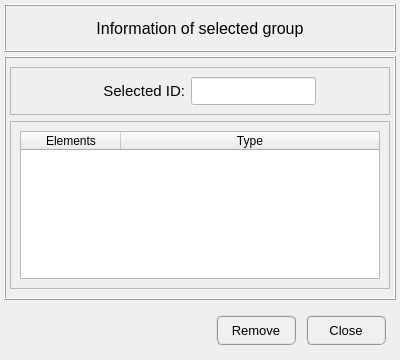
<?xml version="1.0" encoding="UTF-8"?>
<ui version="4.0">
 <class>Dialog</class>
 <widget class="QDialog" name="Dialog">
  <property name="geometry">
   <rect>
    <x>0</x>
    <y>0</y>
    <width>400</width>
    <height>360</height>
   </rect>
  </property>
  <property name="minimumSize">
   <size>
    <width>400</width>
    <height>240</height>
   </size>
  </property>
  <property name="maximumSize">
   <size>
    <width>600</width>
    <height>500</height>
   </size>
  </property>
  <property name="windowTitle">
   <string>Information of selected group</string>
  </property>
  <layout class="QGridLayout" name="gridLayout">
   <property name="leftMargin">
    <number>4</number>
   </property>
   <property name="topMargin">
    <number>4</number>
   </property>
   <property name="rightMargin">
    <number>4</number>
   </property>
   <property name="bottomMargin">
    <number>4</number>
   </property>
   <property name="spacing">
    <number>4</number>
   </property>
   <item row="1" column="0">
    <widget class="QFrame" name="frame_main">
     <property name="minimumSize">
      <size>
       <width>0</width>
       <height>0</height>
      </size>
     </property>
     <property name="maximumSize">
      <size>
       <width>16777215</width>
       <height>16777215</height>
      </size>
     </property>
     <property name="frameShape">
      <enum>QFrame::Box</enum>
     </property>
     <property name="frameShadow">
      <enum>QFrame::Raised</enum>
     </property>
     <layout class="QGridLayout" name="gridLayout_3">
      <property name="leftMargin">
       <number>4</number>
      </property>
      <property name="rightMargin">
       <number>4</number>
      </property>
      <item row="0" column="0">
       <widget class="QFrame" name="frame_selection">
        <property name="frameShape">
         <enum>QFrame::StyledPanel</enum>
        </property>
        <property name="frameShadow">
         <enum>QFrame::Raised</enum>
        </property>
        <layout class="QGridLayout" name="gridLayout_4">
         <item row="0" column="2">
          <widget class="QLineEdit" name="lineEdit_selected_ID">
           <property name="enabled">
            <bool>true</bool>
           </property>
           <property name="minimumSize">
            <size>
             <width>0</width>
             <height>28</height>
            </size>
           </property>
           <property name="maximumSize">
            <size>
             <width>240</width>
             <height>28</height>
            </size>
           </property>
           <property name="font">
            <font>
             <pointsize>10</pointsize>
            </font>
           </property>
           <property name="focusPolicy">
            <enum>Qt::ClickFocus</enum>
           </property>
           <property name="styleSheet">
            <string notr="true">background-color: rgb(255, 255, 255);</string>
           </property>
           <property name="text">
            <string/>
           </property>
           <property name="alignment">
            <set>Qt::AlignCenter</set>
           </property>
          </widget>
         </item>
         <item row="0" column="1">
          <widget class="QLabel" name="label_selected_id">
           <property name="minimumSize">
            <size>
             <width>100</width>
             <height>0</height>
            </size>
           </property>
           <property name="maximumSize">
            <size>
             <width>100</width>
             <height>16777215</height>
            </size>
           </property>
           <property name="font">
            <font>
             <pointsize>11</pointsize>
            </font>
           </property>
           <property name="text">
            <string>Selected ID:</string>
           </property>
           <property name="alignment">
            <set>Qt::AlignRight|Qt::AlignTrailing|Qt::AlignVCenter</set>
           </property>
          </widget>
         </item>
         <item row="0" column="0">
          <spacer name="horizontalSpacer">
           <property name="orientation">
            <enum>Qt::Horizontal</enum>
           </property>
           <property name="sizeHint" stdset="0">
            <size>
             <width>40</width>
             <height>20</height>
            </size>
           </property>
          </spacer>
         </item>
         <item row="0" column="3">
          <spacer name="horizontalSpacer_2">
           <property name="orientation">
            <enum>Qt::Horizontal</enum>
           </property>
           <property name="sizeHint" stdset="0">
            <size>
             <width>40</width>
             <height>20</height>
            </size>
           </property>
          </spacer>
         </item>
        </layout>
       </widget>
      </item>
      <item row="1" column="0">
       <widget class="QFrame" name="frame_treeWidget">
        <property name="frameShape">
         <enum>QFrame::StyledPanel</enum>
        </property>
        <property name="frameShadow">
         <enum>QFrame::Raised</enum>
        </property>
        <layout class="QGridLayout" name="gridLayout_5">
         <item row="0" column="0">
          <widget class="QTreeWidget" name="treeWidget_group_info">
           <property name="minimumSize">
            <size>
             <width>0</width>
             <height>0</height>
            </size>
           </property>
           <property name="maximumSize">
            <size>
             <width>600</width>
             <height>1000</height>
            </size>
           </property>
           <property name="font">
            <font>
             <family>MS Shell Dlg 2</family>
            </font>
           </property>
           <property name="textElideMode">
            <enum>Qt::ElideRight</enum>
           </property>
           <property name="indentation">
            <number>0</number>
           </property>
           <property name="uniformRowHeights">
            <bool>false</bool>
           </property>
           <property name="animated">
            <bool>false</bool>
           </property>
           <property name="allColumnsShowFocus">
            <bool>false</bool>
           </property>
           <property name="headerHidden">
            <bool>false</bool>
           </property>
           <property name="columnCount">
            <number>2</number>
           </property>
           <attribute name="headerVisible">
            <bool>true</bool>
           </attribute>
           <column>
            <property name="text">
             <string>Elements</string>
            </property>
            <property name="textAlignment">
             <set>AlignCenter</set>
            </property>
           </column>
           <column>
            <property name="text">
             <string>Type</string>
            </property>
            <property name="textAlignment">
             <set>AlignCenter</set>
            </property>
           </column>
          </widget>
         </item>
        </layout>
       </widget>
      </item>
     </layout>
    </widget>
   </item>
   <item row="0" column="0">
    <widget class="QFrame" name="frame_title">
     <property name="minimumSize">
      <size>
       <width>0</width>
       <height>48</height>
      </size>
     </property>
     <property name="maximumSize">
      <size>
       <width>16777215</width>
       <height>48</height>
      </size>
     </property>
     <property name="frameShape">
      <enum>QFrame::Box</enum>
     </property>
     <property name="frameShadow">
      <enum>QFrame::Raised</enum>
     </property>
     <property name="lineWidth">
      <number>1</number>
     </property>
     <layout class="QGridLayout" name="gridLayout_2">
      <property name="leftMargin">
       <number>4</number>
      </property>
      <property name="topMargin">
       <number>4</number>
      </property>
      <property name="rightMargin">
       <number>4</number>
      </property>
      <property name="bottomMargin">
       <number>4</number>
      </property>
      <property name="spacing">
       <number>4</number>
      </property>
      <item row="0" column="0">
       <widget class="QLabel" name="label_title">
        <property name="font">
         <font>
          <pointsize>12</pointsize>
         </font>
        </property>
        <property name="text">
         <string>Information of selected group</string>
        </property>
        <property name="textFormat">
         <enum>Qt::AutoText</enum>
        </property>
        <property name="alignment">
         <set>Qt::AlignCenter</set>
        </property>
       </widget>
      </item>
     </layout>
    </widget>
   </item>
   <item row="2" column="0">
    <widget class="QFrame" name="frame_buttons">
     <property name="minimumSize">
      <size>
       <width>0</width>
       <height>52</height>
      </size>
     </property>
     <property name="maximumSize">
      <size>
       <width>16777215</width>
       <height>52</height>
      </size>
     </property>
     <property name="frameShape">
      <enum>QFrame::NoFrame</enum>
     </property>
     <property name="frameShadow">
      <enum>QFrame::Raised</enum>
     </property>
     <layout class="QGridLayout" name="gridLayout_6">
      <property name="leftMargin">
       <number>10</number>
      </property>
      <property name="topMargin">
       <number>0</number>
      </property>
      <property name="rightMargin">
       <number>10</number>
      </property>
      <property name="bottomMargin">
       <number>0</number>
      </property>
      <property name="horizontalSpacing">
       <number>10</number>
      </property>
      <item row="0" column="2">
       <widget class="QPushButton" name="pushButton_close">
        <property name="sizePolicy">
         <sizepolicy hsizetype="Expanding" vsizetype="Expanding">
          <horstretch>0</horstretch>
          <verstretch>0</verstretch>
         </sizepolicy>
        </property>
        <property name="minimumSize">
         <size>
          <width>80</width>
          <height>30</height>
         </size>
        </property>
        <property name="maximumSize">
         <size>
          <width>80</width>
          <height>30</height>
         </size>
        </property>
        <property name="sizeIncrement">
         <size>
          <width>0</width>
          <height>1</height>
         </size>
        </property>
        <property name="font">
         <font>
          <family>MS Shell Dlg 2</family>
          <pointsize>10</pointsize>
          <weight>9</weight>
          <italic>false</italic>
          <bold>false</bold>
         </font>
        </property>
        <property name="styleSheet">
         <string notr="true">QPushButton{border-radius: 6px; border-color: rgb(150, 150, 150); border-style: ridge; border-width: 2px; color: rgb(0, 0, 0); background-color: rgb(240, 240, 240); font: 75 10pt &quot;MS Shell Dlg 2&quot;}
QPushButton:hover{border-radius: 6px; border-color: rgb(0, 170, 255); border-style: ridge; border-width: 2px; color: rgb(0, 0, 0); background-color: rgba(174, 213, 255, 100); font: 75 10pt &quot;MS Shell Dlg 2&quot;}
QPushButton:pressed{border-radius: 6px; border-color: rgb(0, 170, 255); border-style: ridge; border-width: 3px; color: rgb(0, 0, 0); background-color: rgb(174, 213, 255); font: 75 10pt &quot;MS Shell Dlg 2&quot;}</string>
        </property>
        <property name="text">
         <string>Close</string>
        </property>
       </widget>
      </item>
      <item row="0" column="1">
       <widget class="QPushButton" name="pushButton_remove">
        <property name="sizePolicy">
         <sizepolicy hsizetype="Expanding" vsizetype="Expanding">
          <horstretch>0</horstretch>
          <verstretch>0</verstretch>
         </sizepolicy>
        </property>
        <property name="minimumSize">
         <size>
          <width>80</width>
          <height>30</height>
         </size>
        </property>
        <property name="maximumSize">
         <size>
          <width>80</width>
          <height>30</height>
         </size>
        </property>
        <property name="sizeIncrement">
         <size>
          <width>0</width>
          <height>1</height>
         </size>
        </property>
        <property name="font">
         <font>
          <family>MS Shell Dlg 2</family>
          <pointsize>10</pointsize>
          <weight>9</weight>
          <italic>false</italic>
          <bold>false</bold>
         </font>
        </property>
        <property name="styleSheet">
         <string notr="true">QPushButton{border-radius: 6px; border-color: rgb(150, 150, 150); border-style: ridge; border-width: 2px; color: rgb(0, 0, 0); background-color: rgb(240, 240, 240); font: 75 10pt &quot;MS Shell Dlg 2&quot;}
QPushButton:hover{border-radius: 6px; border-color: rgb(0, 170, 255); border-style: ridge; border-width: 2px; color: rgb(0, 0, 0); background-color: rgba(174, 213, 255, 100); font: 75 10pt &quot;MS Shell Dlg 2&quot;}
QPushButton:pressed{border-radius: 6px; border-color: rgb(0, 170, 255); border-style: ridge; border-width: 3px; color: rgb(0, 0, 0); background-color: rgb(174, 213, 255); font: 75 10pt &quot;MS Shell Dlg 2&quot;}</string>
        </property>
        <property name="text">
         <string>Remove</string>
        </property>
       </widget>
      </item>
      <item row="0" column="0">
       <spacer name="horizontalSpacer_3">
        <property name="orientation">
         <enum>Qt::Horizontal</enum>
        </property>
        <property name="sizeHint" stdset="0">
         <size>
          <width>40</width>
          <height>20</height>
         </size>
        </property>
       </spacer>
      </item>
     </layout>
    </widget>
   </item>
  </layout>
 </widget>
 <resources/>
 <connections/>
</ui>
